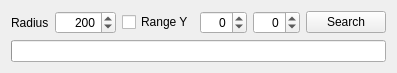
<?xml version="1.0" encoding="UTF-8"?>
<ui version="4.0">
 <class>SearchRangeWidget</class>
 <widget class="QWidget" name="SearchRangeWidget">
  <property name="geometry">
   <rect>
    <x>0</x>
    <y>0</y>
    <width>379</width>
    <height>70</height>
   </rect>
  </property>
  <property name="windowTitle">
   <string>Form</string>
  </property>
  <layout class="QVBoxLayout" name="verticalLayout">
   <item>
    <layout class="QHBoxLayout" name="layout">
     <item>
      <widget class="QLabel" name="label">
       <property name="text">
        <string>Radius</string>
       </property>
      </widget>
     </item>
     <item>
      <widget class="QSpinBox" name="sb_radius">
       <property name="alignment">
        <set>Qt::AlignRight|Qt::AlignTrailing|Qt::AlignVCenter</set>
       </property>
       <property name="minimum">
        <number>1</number>
       </property>
       <property name="maximum">
        <number>99999</number>
       </property>
       <property name="value">
        <number>200</number>
       </property>
      </widget>
     </item>
     <item>
      <spacer name="horizontalSpacer_2">
       <property name="orientation">
        <enum>Qt::Horizontal</enum>
       </property>
       <property name="sizeHint" stdset="0">
        <size>
         <width>40</width>
         <height>20</height>
        </size>
       </property>
      </spacer>
     </item>
     <item>
      <widget class="QCheckBox" name="check_range_y">
       <property name="text">
        <string>Range Y</string>
       </property>
      </widget>
     </item>
     <item>
      <widget class="QSpinBox" name="sb_y_start">
       <property name="alignment">
        <set>Qt::AlignRight|Qt::AlignTrailing|Qt::AlignVCenter</set>
       </property>
       <property name="minimum">
        <number>-64</number>
       </property>
       <property name="maximum">
        <number>319</number>
       </property>
      </widget>
     </item>
     <item>
      <widget class="QSpinBox" name="sb_y_end">
       <property name="alignment">
        <set>Qt::AlignRight|Qt::AlignTrailing|Qt::AlignVCenter</set>
       </property>
       <property name="minimum">
        <number>-64</number>
       </property>
       <property name="maximum">
        <number>319</number>
       </property>
      </widget>
     </item>
     <item>
      <spacer name="horizontalSpacer">
       <property name="orientation">
        <enum>Qt::Horizontal</enum>
       </property>
       <property name="sizeHint" stdset="0">
        <size>
         <width>40</width>
         <height>20</height>
        </size>
       </property>
      </spacer>
     </item>
     <item>
      <widget class="QPushButton" name="pb_search">
       <property name="text">
        <string>Search</string>
       </property>
      </widget>
     </item>
    </layout>
   </item>
   <item>
    <widget class="QProgressBar" name="progressBar">
     <property name="sizePolicy">
      <sizepolicy hsizetype="Expanding" vsizetype="Fixed">
       <horstretch>0</horstretch>
       <verstretch>0</verstretch>
      </sizepolicy>
     </property>
     <property name="value">
      <number>0</number>
     </property>
     <property name="textVisible">
      <bool>false</bool>
     </property>
    </widget>
   </item>
  </layout>
 </widget>
 <resources/>
 <connections/>
</ui>
